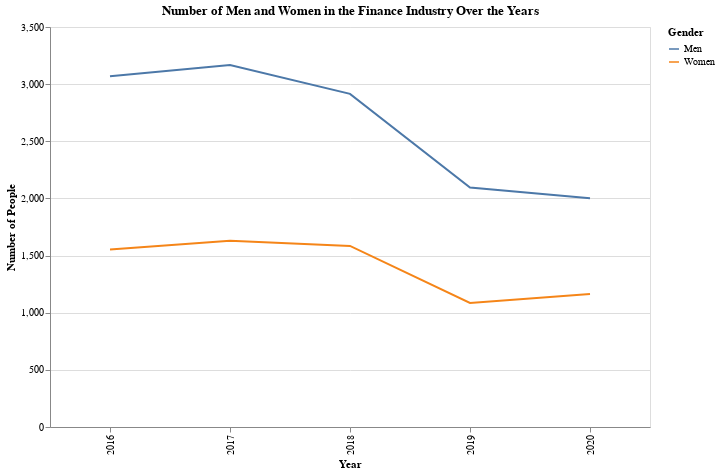

Notebook code cell kept with this figure:
### Code cell


### Figure 1 — Vega-Lite specification as saved in the notebook (floating-point values rounded to 4 significant figures)
{"config": {"view": {"continuousWidth": 300, "continuousHeight": 300}}, "data": {"name": "data-d31d5176ba74ee524aa90e23a34cc527"}, "mark": {"type": "line"}, "encoding": {"color": {"field": "Gender", "type": "nominal"}, "tooltip": [{"field": "Gender", "type": "nominal"}, {"field": "VALUE", "type": "quantitative"}], "x": {"axis": {"title": "Year"}, "field": "REF_DATE", "type": "ordinal"}, "y": {"axis": {"title": "Number of People"}, "field": "VALUE", "type": "quantitative"}}, "height": 400, "title": "Number of Men and Women in the Finance Industry Over the Years", "width": 600, "$schema": "https://vega.github.io/schema/vega-lite/v5.15.1.json", "datasets": {"data-d31d5176ba74ee524aa90e23a34cc527": [{"REF_DATE": 2016, "Gender": "Women", "Industry": "Finance", "VALUE": 1553.0}, {"REF_DATE": 2016, "Gender": "Men", "Industry": "Finance", "VALUE": 3069.0}, {"REF_DATE": 2017, "Gender": "Women", "Industry": "Finance", "VALUE": 1630.0}, {"REF_DATE": 2017, "Gender": "Men", "Industry": "Finance", "VALUE": 3168.0}, {"REF_DATE": 2018, "Gender": "Women", "Industry": "Finance", "VALUE": 1584.0}, {"REF_DATE": 2018, "Gender": "Men", "Industry": "Finance", "VALUE": 2915.0}, {"REF_DATE": 2019, "Gender": "Women", "Industry": "Finance", "VALUE": 1085.0}, {"REF_DATE": 2019, "Gender": "Men", "Industry": "Finance", "VALUE": 2095.0}, {"REF_DATE": 2020, "Gender": "Women", "Industry": "Finance", "VALUE": 1163.0}, {"REF_DATE": 2020, "Gender": "Men", "Industry": "Finance", "VALUE": 2001.0}]}}
